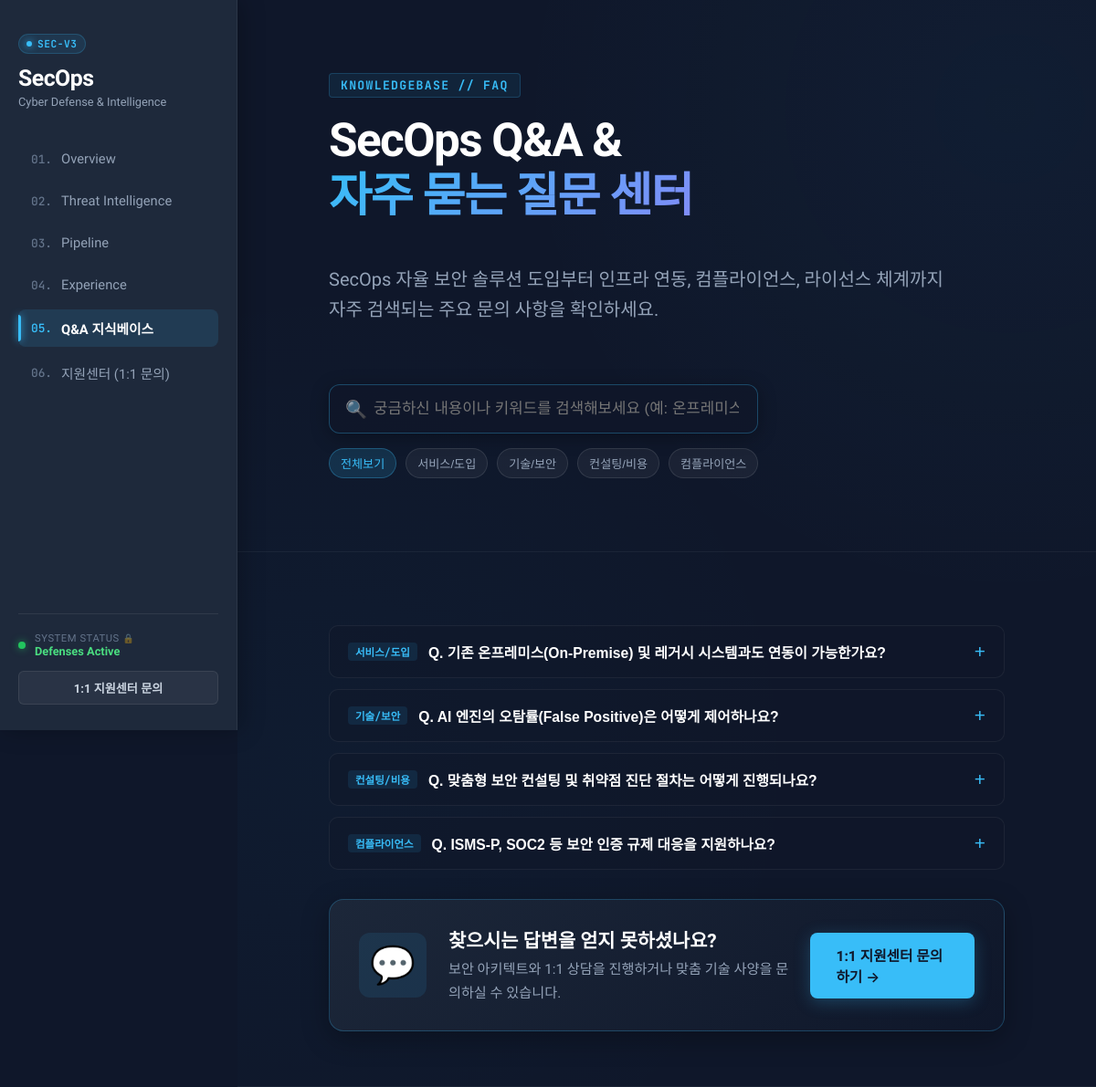
The app's page /qna with its own data.
### app/models.py (models this page shows, shortened)
class FaqItem(Base):
    __tablename__ = "faq_items"
    id: Mapped[int] = mapped_column(primary_key=True, index=True, autoincrement=True)
    category: Mapped[str] = mapped_column(String(50), nullable=False, default="일반")
    question: Mapped[str] = mapped_column(String(255), nullable=False)
    answer: Mapped[str] = mapped_column(Text, nullable=False)
    order_num: Mapped[int] = mapped_column(default=0)
    is_active: Mapped[bool] = mapped_column(Boolean, default=True)
    created_at: Mapped[datetime] = mapped_column(DateTime, default=datetime.utcnow)

### app/main.py (the view)
@app.get("/qna")
async def read_qna(request: Request, db: AsyncSession = Depends(get_db)):
    faq_result = await db.execute(
        select(FaqItem).where(FaqItem.is_active == True).order_by(FaqItem.order_num.asc(), FaqItem.id.asc())
    )
    active_faqs = faq_result.scalars().all()
    faq_list = [f.to_dict() for f in active_faqs]
    return templates.TemplateResponse(
        request,
        "qna.html",
        {
            "title": "Q&A 지식베이스 — SecOps Cyber Defense",
            "year": 2026,
            "faqs": faq_list,
            "active_page": "qna"
        }
    )

### templates/qna.html (shortened to what this page needs)
<!DOCTYPE html>
<html lang="ko">
<head>
  <link rel="stylesheet" href="https://cdn.jsdelivr.net/gh/orioncactus/pretendard/dist/web/static/pretendard.css">
  <link rel="stylesheet" href="/static/css/style.css">
</head>
<body class="standalone-page">
  {% include "sidebar.html" %}
  <main class="main-content">
    <section class="content-section standalone-header-section">
      <div class="section-badge">KNOWLEDGEBASE // FAQ</div>
      <h1 class="hero-title">SecOps Q&A &<br><span class="gradient-text">자주 묻는 질문 센터</span></h1>
      <p class="section-desc">
        SecOps 자율 보안 솔루션 도입부터 인프라 연동, 컴플라이언스, 라이선스 체계까지 자주 검색되는 주요 문의 사항을 확인하세요.
      </p>
      <div class="qna-search-wrapper">
        <div class="faq-search-box search-box-lg">
          <span class="search-icon">🔍</span>
          <input type="text" id="faqSearchInput" placeholder="궁금하신 내용이나 키워드를 검색해보세요 (예: 온프레미스, 제로데이, 비용)..." onkeyup="filterFaqs()">
        </div>
        <div class="faq-category-tabs tabs-lg">
          <button class="faq-cat-btn active" onclick="filterFaqCategory('ALL')">전체보기</button>
          <button class="faq-cat-btn" onclick="filterFaqCategory('서비스/도입')">서비스/도입</button>
          <button class="faq-cat-btn" onclick="filterFaqCategory('기술/보안')">기술/보안</button>
          <button class="faq-cat-btn" onclick="filterFaqCategory('컨설팅/비용')">컨설팅/비용</button>
          <button class="faq-cat-btn" onclick="filterFaqCategory('컴플라이언스')">컴플라이언스</button>
        </div>
      </div>
    </section>
    <section class="content-section">
      <div class="faq-standalone-container">
        <div class="faq-accordion-list" id="faqAccordionList">
          {% if faqs and faqs|length > 0 %}
            {% for faq in faqs %}
            <div class="faq-item" data-category="{{ faq.category }}" data-question="{{ faq.question }}">
              <button class="faq-question" onclick="toggleFaq(this)">
                <span class="faq-cat-tag">{{ faq.category }}</span>
                <span class="faq-title">Q. {{ faq.question }}</span>
                <span class="faq-icon">+</span>
              </button>
            </div>
            {% endfor %}
          {% endif %}
        </div>
        <div class="qna-cta-card">
          <div class="cta-icon">💬</div>
          <div class="cta-text">
            <h3>찾으시는 답변을 얻지 못하셨나요?</h3>
            <p>보안 아키텍트와 1:1 상담을 진행하거나 맞춤 기술 사양을 문의하실 수 있습니다.</p>
          </div>
          <a href="/support" class="btn btn-primary">1:1 지원센터 문의하기 →</a>
        </div>
      </div>
    </section>
  </main>
</body>
</html>

### templates/sidebar.html
<aside class="sidebar" id="sidebar">
  <div class="sidebar-top">
    <div class="sidebar-logo" onclick="location.href='/';" style="cursor: pointer;">
      <div class="logo-badge">
        <span class="pulse-dot"></span>
        <span class="logo-tag">SEC-V3</span>
      </div>
      <h2>SecOps</h2>
      <p>Cyber Defense & Intelligence</p>
    </div>
    <nav class="sidebar-nav">
      <ul>
        <li>
          <a href="/#section1" class="nav-item {% if active_page == 'index' or not active_page %}active{% endif %}">
            <span class="nav-idx">01.</span>
            <span class="nav-label">Overview</span>
          </a>
        </li>
        <li>
          <a href="/#section2" class="nav-item">
            <span class="nav-idx">02.</span>
            <span class="nav-label">Threat Intelligence</span>
          </a>
        </li>
        <li>
          <a href="/#section3" class="nav-item">
            <span class="nav-idx">03.</span>
            <span class="nav-label">Pipeline</span>
          </a>
        </li>
        <li>
          <a href="/#section4" class="nav-item">
            <span class="nav-idx">04.</span>
            <span class="nav-label">Experience</span>
          </a>
        </li>
        <li>
          <a href="/qna" class="nav-item {% if active_page == 'qna' %}active{% endif %}">
            <span class="nav-idx">05.</span>
            <span class="nav-label">Q&A 지식베이스</span>
          </a>
        </li>
        <li>
          <a href="/support" class="nav-item {% if active_page == 'support' %}active{% endif %}">
            <span class="nav-idx">06.</span>
            <span class="nav-label">지원센터 (1:1 문의)</span>
          </a>
        </li>
      </ul>
    </nav>
  </div>
  <div class="sidebar-footer">
    <div class="system-status" onclick="location.href='/admin';" title="관리자 콘솔 접속 (Ctrl+Shift+A)" style="cursor: pointer;">
      <div class="status-indicator"></div>
      <div class="status-text">
        <span class="status-title">System Status <small style="opacity:0.4; font-size:10px;">🔒</small></span>
        <span class="status-value">Defenses Active</span>
      </div>
    </div>
    <a href="/support" class="sidebar-cta">1:1 지원센터 문의</a>
  </div>
</aside>

### records on screen
FaqItem: category "서비스/도입", question "기존 온프레미스(On-Premise) 및 레거시 시스템과도 연동이 가능한가요?"
FaqItem: category "기술/보안", question "AI 엔진의 오탐률(False Positive)은 어떻게 제어하나요?"
FaqItem: category "컨설팅/비용", question "맞춤형 보안 컨설팅 및 취약점 진단 절차는 어떻게 진행되나요?"
FaqItem: category "컴플라이언스", question "ISMS-P, SOC2 등 보안 인증 규제 대응을 지원하나요?"
